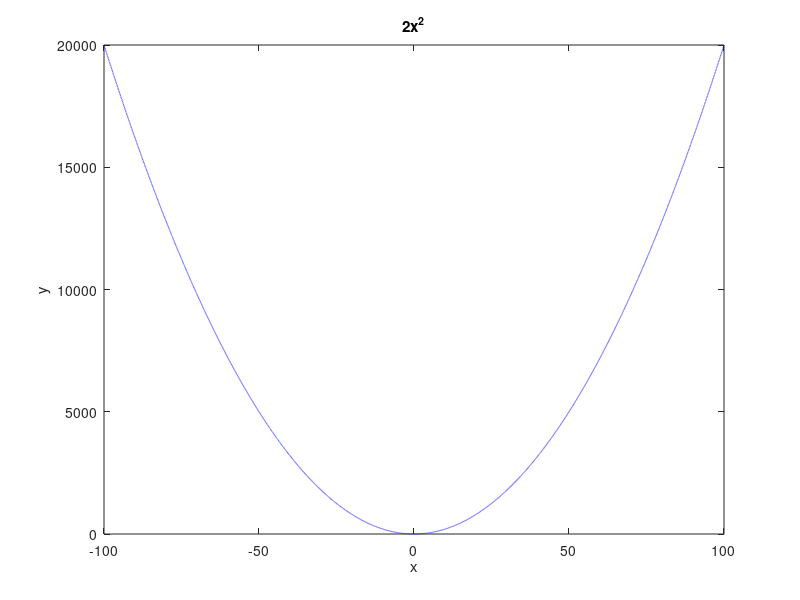

MATLAB code for this plot: (Note: this script raises an error after producing the figure.)
x=-100:0.01:100;
y=2*x.^2;

plot(x, y, 'b-.');
title('2x^2');
xlabel('x');
ylabel('y');

xlswrite('results.xlsx', [x' y'])